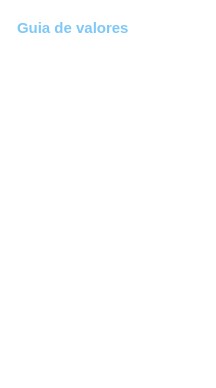
          <widget class="QFrame" name="frame_GuiaValores">
           <property name="sizePolicy">
            <sizepolicy hsizetype="Preferred" vsizetype="Expanding">
             <horstretch>0</horstretch>
             <verstretch>0</verstretch>
            </sizepolicy>
           </property>
           <property name="styleSheet">
            <string notr="true">QFrame {
    background-color: rgba(255, 255, 255, 0.1); /* Transparente con leve fondo */
    border: 1px solid white;
    border-radius: 15px;
}
QLabel#labelGuiaTitulo {
    color: #7ec8f7;
    font-size: 11pt;
    font-weight: bold;
    background: transparent;
    border: none;
}
QLabel {
    color: rgba(255,255,255,0.80);
    font-size: 9pt;
    background: transparent;
    border: none;
}
</string>
           </property>
           <property name="frameShape">
            <enum>QFrame::NoFrame</enum>
           </property>
           <layout class="QVBoxLayout" name="vloGuia">
            <property name="spacing">
             <number>8</number>
            </property>
            <property name="leftMargin">
             <number>16</number>
            </property>
            <property name="topMargin">
             <number>18</number>
            </property>
            <property name="rightMargin">
             <number>16</number>
            </property>
            <property name="bottomMargin">
             <number>18</number>
            </property>
            <item>
             <widget class="QLabel" name="labelGuiaTitulo">
              <property name="text">
               <string>Guia de valores</string>
              </property>
             </widget>
            </item>
            <item>
             <widget class="QFrame" name="lineaSepGuia">
              <property name="styleSheet">
               <string notr="true">QFrame { background-color: rgba(126,200,247,0.4); max-height: 1px; border: none; }</string>
              </property>
              <property name="frameShape">
               <enum>QFrame::NoFrame</enum>
              </property>
             </widget>
            </item>
            <item>
             <widget class="QLabel" name="labelG1">
              <property name="text">
               <string>&lt;b&gt;Distancia (r)&lt;/b&gt;&lt;br/&gt;Tipico en aulas: 1.5 – 8 m&lt;br/&gt;Se usa la posicion del oyente mas lejano.</string>
              </property>
              <property name="textFormat">
               <enum>Qt::AutoText</enum>
              </property>
              <property name="wordWrap">
               <bool>true</bool>
              </property>
             </widget>
            </item>
            <item>
             <widget class="QFrame" name="div1">
              <property name="styleSheet">
               <string notr="true">QFrame { background-color: rgba(255,255,255,0.12); max-height: 1px; border: none; }</string>
              </property>
              <property name="frameShape">
               <enum>QFrame::NoFrame</enum>
              </property>
             </widget>
            </item>
            <item>
             <widget class="QLabel" name="labelG2">
              <property name="text">
               <string>&lt;b&gt;Tiempo de Reverberacion (TR)&lt;/b&gt;&lt;br/&gt;Optimo para aulas: 0.4 – 0.8 s&lt;br/&gt;Usar el valor a 2000 Hz.</string>
              </property>
              <property name="wordWrap">
               <bool>true</bool>
              </property>
             </widget>
            </item>
            <item>
             <widget class="QFrame" name="div2">
              <property name="styleSheet">
               <string notr="true">QFrame { background-color: rgba(255,255,255,0.12); max-height: 1px; border: none; }</string>
              </property>
              <property name="frameShape">
               <enum>QFrame::NoFrame</enum>
              </property>
             </widget>
            </item>
            <item>
             <widget class="QLabel" name="labelG3">
              <property name="text">
               <string>&lt;b&gt;Volumen (V)&lt;/b&gt;&lt;br/&gt;Aulas tipicas: 100 – 400 m3&lt;br/&gt;Largo x Ancho x Altura.</string>
              </property>
              <property name="wordWrap">
               <bool>true</bool>
              </property>
             </widget>
            </item>
            <item>
             <widget class="QFrame" name="div3">
              <property name="styleSheet">
               <string notr="true">QFrame { background-color: rgba(255,255,255,0.12); max-height: 1px; border: none; }</string>
              </property>
              <property name="frameShape">
               <enum>QFrame::NoFrame</enum>
              </property>
             </widget>
            </item>
            <item>
             <widget class="QLabel" name="labelG4">
              <property name="text">
               <string>&lt;b&gt;Coeficiente de absorcion (a)&lt;/b&gt;&lt;br/&gt;Rango valido: 0.01 – 1.00&lt;br/&gt;Promedio ponderado de todas las superficies.</string>
              </property>
              <property name="wordWrap">
               <bool>true</bool>
              </property>
             </widget>
            </item>
            <item>
             <widget class="QFrame" name="div4">
              <property name="styleSheet">
               <string notr="true">QFrame { background-color: rgba(255,255,255,0.12); max-height: 1px; border: none; }</string>
              </property>
              <property name="frameShape">
               <enum>QFrame::NoFrame</enum>
              </property>
             </widget>
            </item>
            <item>
             <widget class="QLabel" name="labelG5">
              <property name="text">
               <string>&lt;b&gt;Superficie total (St)&lt;/b&gt;&lt;br/&gt;Tipico: 150 – 500 m2&lt;br/&gt;Suma de todas las caras del recinto.</string>
              </property>
              <property name="wordWrap">
               <bool>true</bool>
              </property>
             </widget>
            </item>
           </layout>
          </widget>
